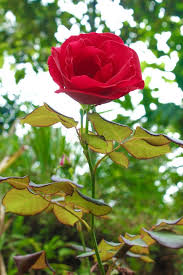
#> input picture open_cv/Open-CV_Practice/download (1).jpg, 183 x 275 px
$ python edgeDetection.py
#> lines starting #> are read from the running program, lines starting #| are printed output that depends on the picture
import cv2

img = cv2.imread('download (1).jpg')
#> img is the input picture: shape (275, 183, 3); mean B, G, R 84.8, 130.8, 130.7

gray = cv2.cvtColor(img, cv2.COLOR_BGR2BGRA)

edge = cv2.Canny(gray, 100,200)
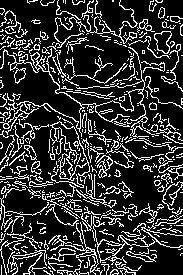
#> edge: shape (275, 183); 19.8% white in thin lines or dots

cv2.imshow("Edge of image",edge)
cv2.waitKey(0)
cv2.destroyAllWindows()

$ run again, with open_cv/Open-CV_Practice/Physical (63).jpg copied over open_cv/Open-CV_Practice/download (1).jpg
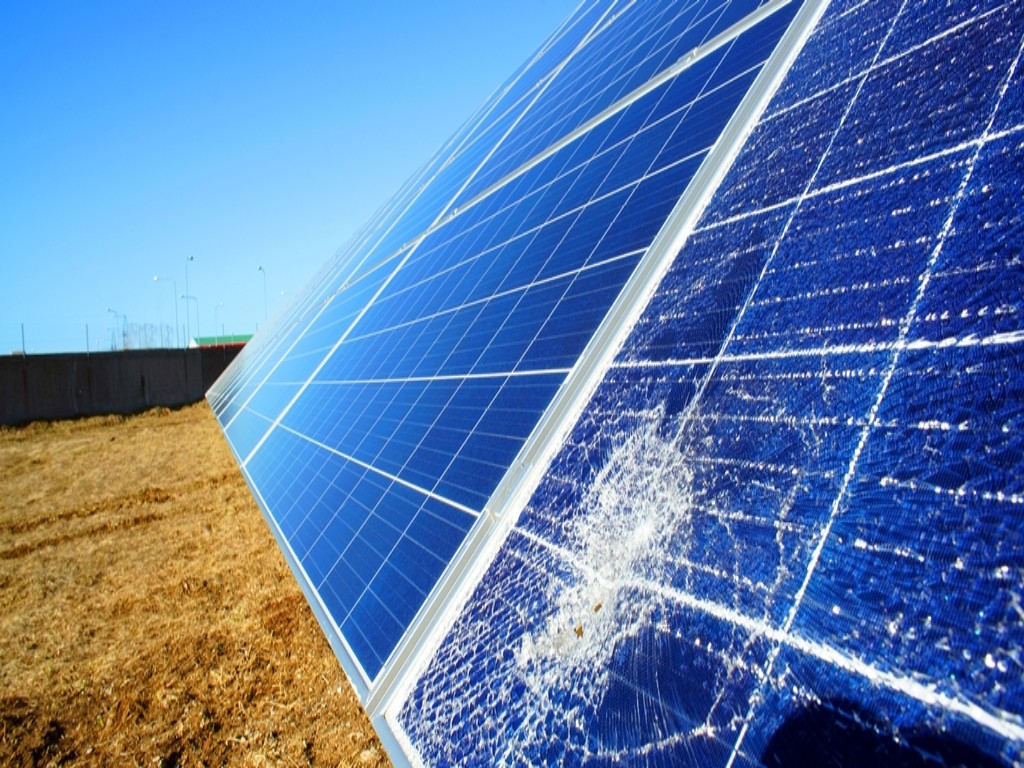
#> input picture open_cv/Open-CV_Practice/Physical (63).jpg, 1024 x 768 px
#> img is the input picture: shape (768, 1024, 3); mean B, G, R 171.1, 125.1, 94.1
#> `edge = cv2.Canny(gray, 100,200)`:
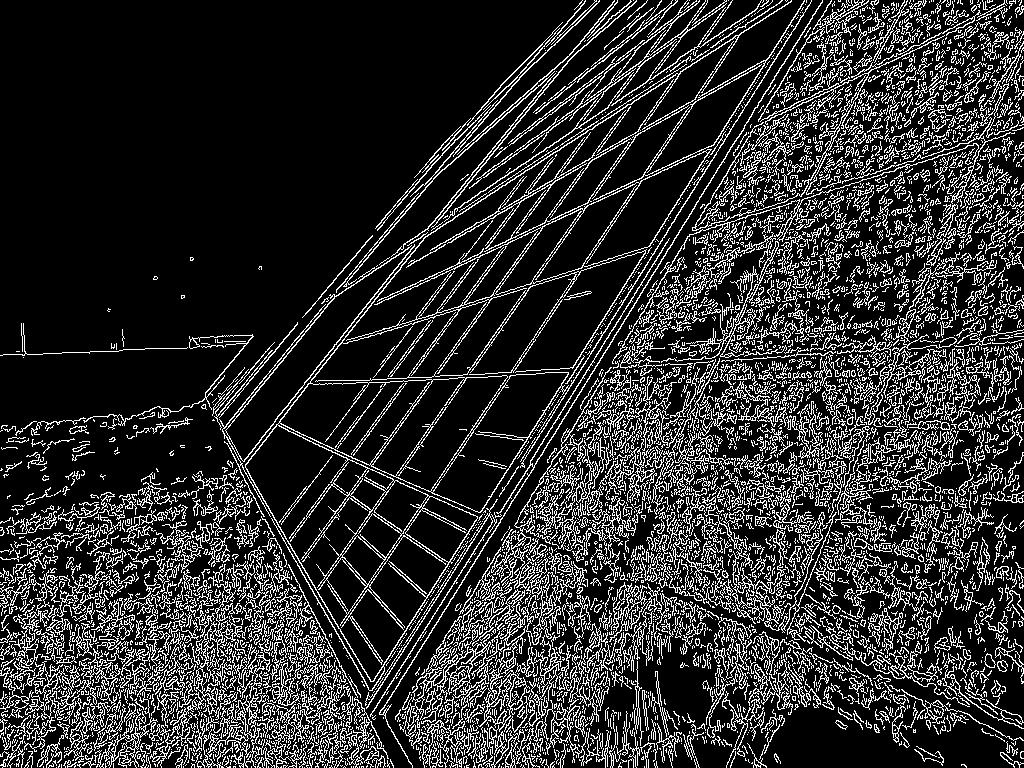
#> edge: shape (768, 1024); 18.3% white in thin lines or dots

$ run again, with open_cv/Open-CV_Practice/b.jpg copied over open_cv/Open-CV_Practice/download (1).jpg
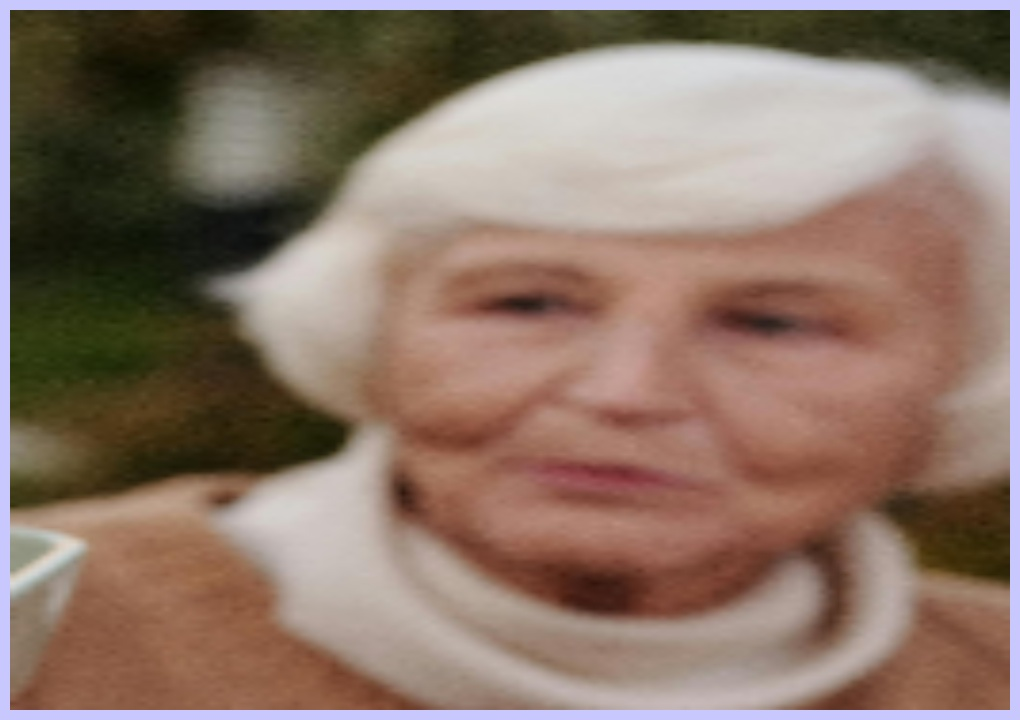
#> input picture open_cv/Open-CV_Practice/b.jpg, 1020 x 720 px
#> img is the input picture: shape (720, 1020, 3); mean B, G, R 103.7, 116.9, 138.8
#> `edge = cv2.Canny(gray, 100,200)`:
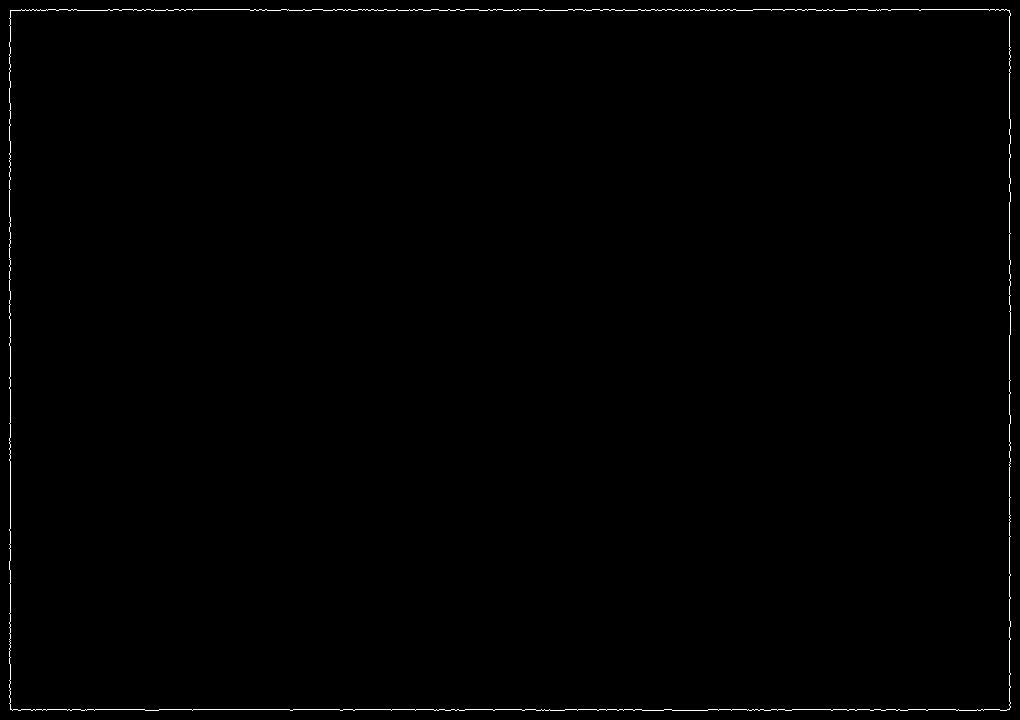
#> edge: shape (720, 1020); 0.46% white in thin lines or dots

$ run again, with open_cv/Open-CV_Practice/birthday.jpg copied over open_cv/Open-CV_Practice/download (1).jpg
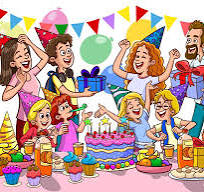
#> input picture open_cv/Open-CV_Practice/birthday.jpg, 204 x 192 px
#> img is the input picture: shape (192, 204, 3); mean B, G, R 154.1, 163.6, 192.1
#> `edge = cv2.Canny(gray, 100,200)`:
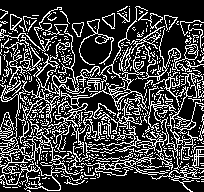
#> edge: shape (192, 204); 25.4% white in thin lines or dots
